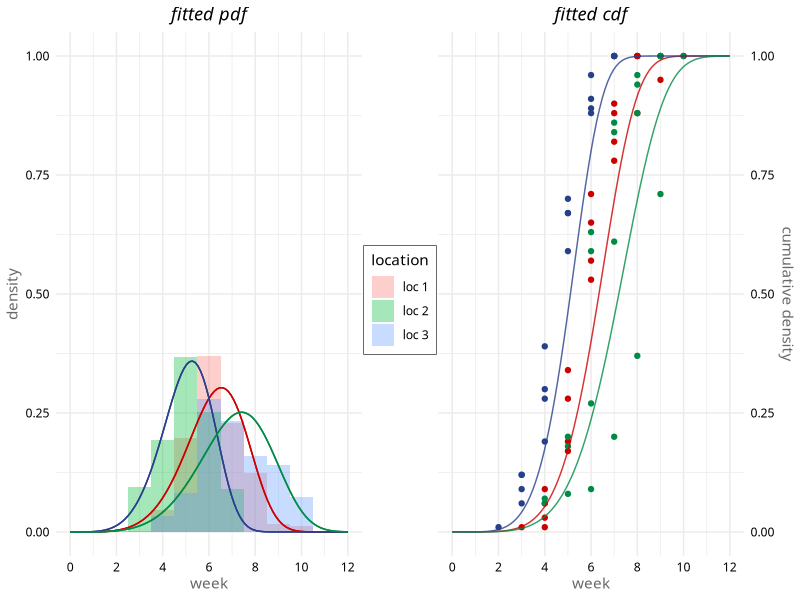

Write R code to recreate this figure.
"Rahil Patel"
"https://stats.stackexchange.com/questions/346249/fitting-weibull-distribution-in-r"


dat <- read.csv('df.csv')
dat <- dat[order(dat$loc.id,dat$year.id),]
dat$loc.id <- factor(dat$loc.id)
dat$year.id <- factor(dat$year.id)

library(plyr)
#hacking the original data from the cumulative
to.density <- function(cdf) {  #given input (a cdf vector), returns respective densities
  y <- c(); cdf <- cdf[,'cum.per.plant']
  for (cum in seq(1,NROW(cdf))) {y <- c(y, ifelse(cum==1, cdf[cum], cdf[cum]-cdf[cum-1]))}
  return(y)
}

densities <- dlply(dat, .(loc.id, year.id), to.density) #apply to each location X year in dat
dat <- cbind(dat,dens=unlist(densities)) #bind density data to dat

#forming a dataset of the variable planting time
#--because the proportions go to the thousandths place, a pseudo-sample of time.id's with n=1000 should allow usage 
#--of fitdist
rep.vec <- function(df) {
  y <- c()
  for (row in rownames(df)) {y <- c(y, rep(df[row,'time.id'], df[row,'dens']*1000))}
  return(y)
}
#may want to include year.id in the split (excluded)
time.sample <- dlply(dat, .(loc.id), rep.vec) #apply to each location in dat



#fitting separate Weibull distributions for each loc.id (may want to include year.id in the split)
library(fitdistrplus)
fit.weibull <- function(loc) {
  y <- summary(fitdist(loc,'weibull'))[[1]]
  return(y)
}
params <- lapply(time.sample, fit.weibull) #apply to each element in time sample



#creating predictive model - on a daily rather than weekly domain
predict1.cum.plant <- function(day, loc.id, params) {
  pweibull(day, shape=params[[loc.id]][[1]], scale=params[[loc.id]][[2]]*7) #'scaling' 7x the scale parameter 
}

predict2.cum.plant <- function(day, loc.id, params) {
  pweibull(day/7, shape=params[[loc.id]][[1]], scale=params[[loc.id]][[2]]) #'scaling' 1/7x the random variable 
}

#example - the models are equal, which is obvious from the pdf equation!
predict1.cum.plant(35, 2, params)
predict2.cum.plant(35, 2, params) 
pweibull(5, shape=params[[2]][[1]], scale=params[[2]][[2]]) #by week



#turning the time data into a dataframe for plotting with ggplot2
time <- stack(time.sample); colnames(time) <- c('time.week', 'location.index')

#for the sake of brevity, model assessment is virtually excluded; some plots are included plots below, nonetheless
#--distribution fit - diagnostic plots can be used by calling a fitdist summary into a plot()

col.scheme <- c('red3', 'royalblue4', 'springgreen4')
#--plot of non-cumulative data for location.index subjects (1:3)
library(ggplot2)
dens.plot <- ggplot(time[time$location.index %in% seq(1,3),], 
                    aes(x=time.week,  
                        fill=location.index)) +
               geom_histogram(aes(y=..density..), 
                              binwidth=1, 
                              alpha =.35, 
                              position='identity')
for (cnt in seq(1,3)) {
  dens.plot <- dens.plot + stat_function(fun=dweibull, 
                                         args=list(shape=params[[cnt]][[1]], 
                                                   scale=params[[cnt]][[2]]),
                                         color=col.scheme[cnt], #simple way of using iteration # for color
                                         alpha=.8)
}
dens.plot <- dens.plot + scale_color_manual(values = col.scheme) +
                         scale_fill_manual(values = col.scheme) +
                         scale_x_continuous(limits=c(0,12),
                                            breaks=seq(0,14,2)) +
                         scale_y_continuous(limits=c(0,1)) +
                         scale_fill_discrete(name='location',
                                             labels=c('loc 1','loc 2','loc 3')) +
                         labs(x='week', y='density') +
                         ggtitle('fitted pdf') +
                         guides(color=guide_legend(override.aes=list(alpha=.8))) +
                         theme_minimal() +
                         theme(text=element_text(family='Josefin Sans'),
                               plot.title=element_text(hjust=.5,
                                                       face='italic'),
                               axis.title=element_text(face='plain',
                                                       color='dimgrey'),
                               axis.text=element_text(color='black'),
                               legend.background=element_rect(color='black',
                                                              size=.2))

#--plot of cumulative data for loc.id subjects (1:3)
cum.plot <- ggplot(dat[dat$loc.id %in% seq(1,3),], 
                   aes(x=time.id,
                       y=cum.per.plant,
                       color=loc.id)) +
            geom_point()
for (cnt in seq(1,3)) {
  cum.plot <- cum.plot + stat_function(fun=pweibull, 
                                       args=list(shape=params[[cnt]][[1]], 
                                                 scale=params[[cnt]][[2]]),
                                       color=col.scheme[cnt], #simple way of using iteration # for color
                                       alpha=.8) 
}
cum.plot <- cum.plot + scale_color_manual(values = col.scheme) +
                       scale_fill_manual(values = col.scheme) +
                       scale_x_continuous(limits=c(0,12),
                                          breaks=seq(0,12,2)) +
                       scale_y_continuous(limits=c(0,1),
                                          position='right') +
                       labs(x='week', y='cumulative density') +
                       ggtitle('fitted cdf') +
                       theme_minimal() +
                       theme(legend.position="none",
                             text=element_text(family='Josefin Sans'),
                             plot.title=element_text(hjust=.5,
                                                     face='italic'),
                             axis.title=element_text(face='plain',
                                                     color='dimgrey'),
                             axis.text=element_text(color='black'))

#collecting the legend with grob
#--source: https://stackoverflow.com/a/13650878/5099971
get.legend <- function(gplt) {
  tmp <- ggplot_gtable(ggplot_build(gplt))
  leg <- which(sapply(tmp$grob, function(x) x$name)=='guide-box')
  legend <- tmp$grob[[leg]]
  return(legend)
}

lgnd <- get.legend(dens.plot)

#bringing the plots together
library(gridExtra)
grid.arrange(dens.plot + theme(legend.position='none'), 
             lgnd, 
             cum.plot, 
             layout_matrix=rbind(c(1,1,1,1,1,1,2,3,3,3,3,3,3),
                                 c(NA,NA,NA,NA,NA,NA,NA,NA,NA,NA,NA,NA,NA)))
